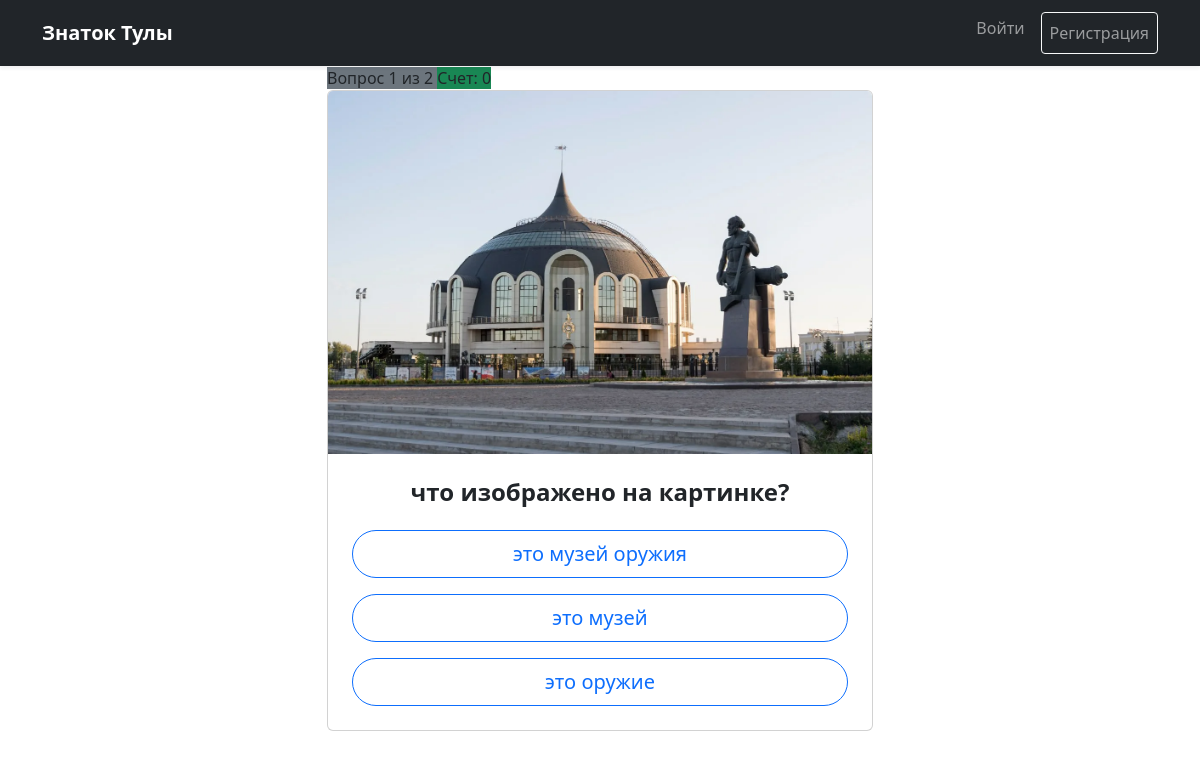
The page /quiz on the database its author committed.
### data/all_models.py (models this page shows)
class Location(SqlAlchemyBase):
    __tablename__ = 'locations'
    id = sqlalchemy.Column(sqlalchemy.Integer, primary_key=True, autoincrement=True)
    answer = sqlalchemy.Column(sqlalchemy.String, nullable=False)
    fake_answers = sqlalchemy.Column(sqlalchemy.String, nullable=False)
    question = sqlalchemy.Column(sqlalchemy.String, nullable=True)
    image_path = sqlalchemy.Column(sqlalchemy.String, nullable=True)

### main.py (the view, shortened to what this page needs)
@app.route('/quiz', methods=['GET', 'POST'])
def quiz():
    db_sess = db_session.create_session()
    if 'quiz_locations' not in session:
        all_locs = db_sess.query(Location).all()
        sample_size = min(len(all_locs), 10)
        if sample_size == 0:
            db_sess.close()
            return redirect(url_for('index'))
        selected = random.sample(all_locs, sample_size)
        session['quiz_locations'] = [loc.id for loc in selected]
        session['quiz_score'] = 0
        session['quiz_index'] = 0
        session['total_questions'] = sample_size
    if session['quiz_index'] >= session['total_questions']:
        return redirect(url_for('quiz_result'))
    current_loc_id = session['quiz_locations'][session['quiz_index']]
    current_loc = db_sess.query(Location).get(current_loc_id)
    choices = [c.strip() for c in current_loc.fake_answers.split('|') if c.strip()]
    choices.append(current_loc.answer)
    random.shuffle(choices)
    db_sess.close()
    return render_template('quiz.html',
                           location=current_loc,
                           choices=choices,
                           q_num=session['quiz_index'] + 1,
                           total=session['total_questions'],
                           score=session['quiz_score'])

### data/db_session.py (called while the page is built)
def create_session() -> Session:
    global __factory
    return __factory()

### templates/quiz.html
{% extends "base.html" %}
{% block content %}
<div class="row justify-content-center">
    <div class="col-md-8 col-lg-6">
        <div>
            <span class="bg-secondary">
                Вопрос {{ q_num }} из {{ total }}
            </span>
            <span class="bg-success">
                Счет: {{ score }}
            </span>
        </div>
        <div class="card">
            {% if location.image_path %}
                <img src="{{ url_for('static', filename='images/' + location.image_path) }}"
                     class="card-img-top"
                     alt="Изображение места"
                     style="max-height: 400px; object-fit: cover;">
            {% else %}
                <div style="height: 250px;">
                    <span class="text-muted">Изображение отсутствует</span>
                </div>
            {% endif %}
            <div class="card-body p-4 text-center">
                <h4 class="card-title fw-bold mb-4">
                    {{ location.question if location.question else 'Что это за место?' }}
                </h4>
                <form method="POST">
                    <div class="d-grid gap-3">
                        {% for choice in choices %}
                            <button type="submit" name="answer" value="{{ choice }}"
                                    class="btn btn-outline-primary btn-lg rounded-pill text-wrap">
                                {{ choice }}
                            </button>
                        {% endfor %}
                    </div>
                </form>
            </div>
        </div>
    </div>
</div>
{% endblock %}

### rows shown on the page
Location: image_path (picture), question "что изображено на картинке?", answer "это музей оружия"

### other values the page prints
{{ q_num }} "1"
{{ total }} "2"
{{ score }} "0"
{{ choice }} "это музей" "это оружие"
